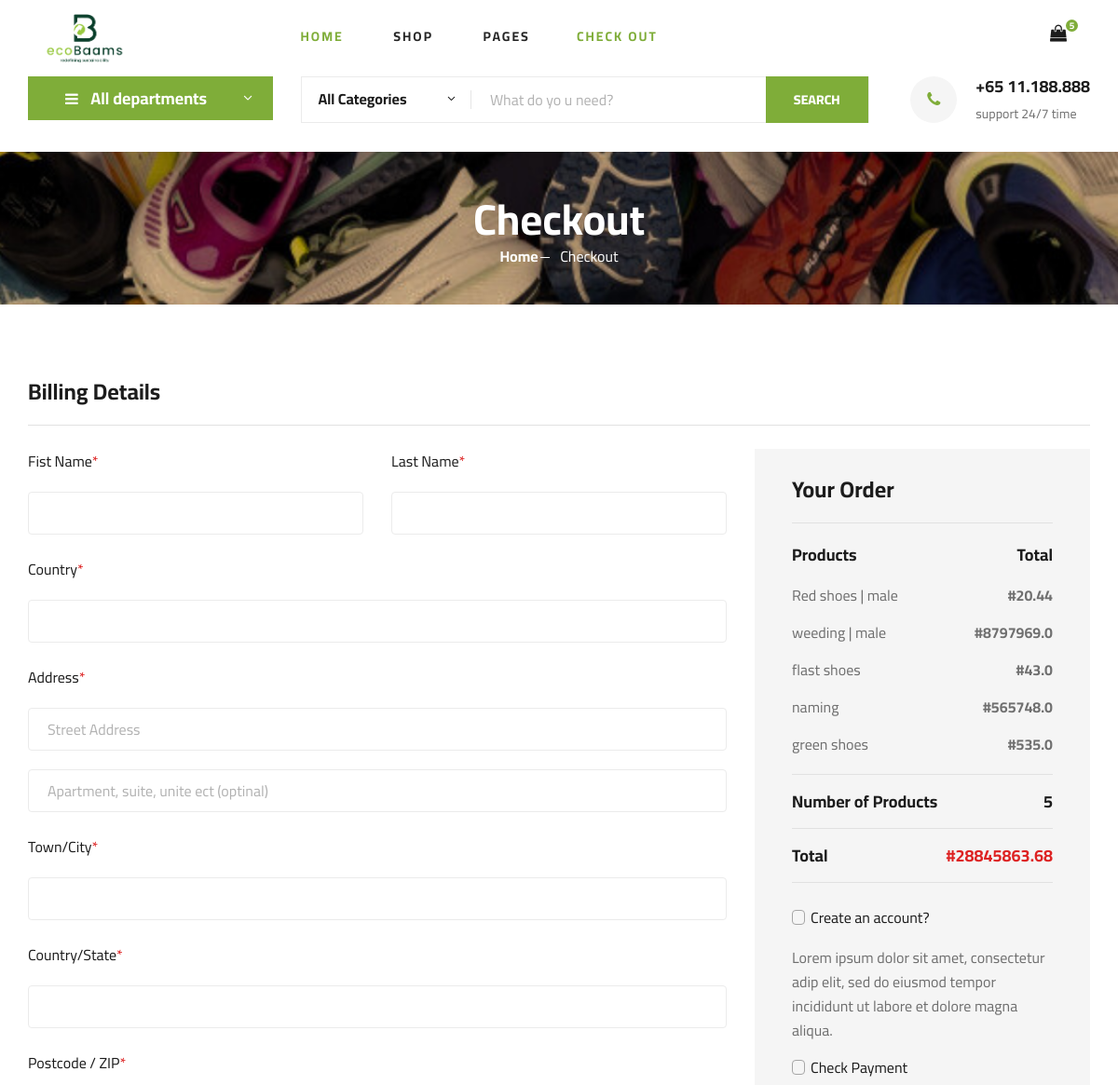
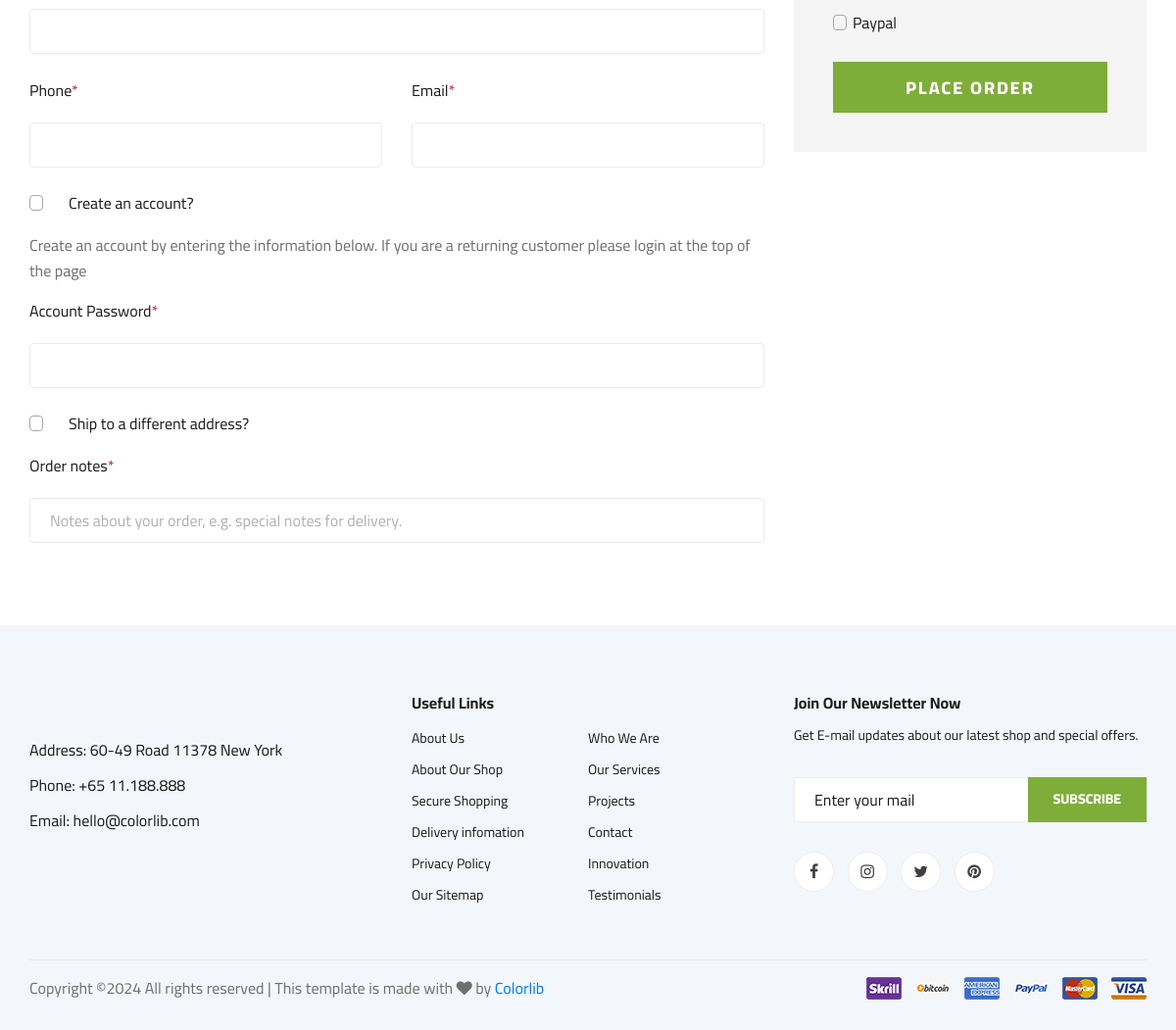
The app's page /shop/checkout/ (signed in) with its own data (2 pictures, top to bottom).
### ecommerce/models.py (models this page shows, shortened)
class OrderItem(models.Model):
    product = models.ForeignKey(Product, on_delete=models.SET_NULL, null=True, blank=True)
    order = models.ForeignKey(Order, on_delete=models.SET_NULL, null=True, blank=True)
    quantity = models.IntegerField(null=True, default=1)
    date_added =models.DateField(auto_now=False, auto_now_add=True)

class Product(models.Model):
    MY_CHOICES = (
            ('Shoes', 'SHOES'),
            ('Athletic Shoes', 'Athletic Shoes'),
            ('Casual Shoes', 'Casual Shoes'),
            ('Formal Shoes', 'Formal Shoes'),
            ('Boots', 'Boots'),
            ('Sandals', 'Sandals'),
            ('Flip-Flops', 'Flip-Flops'),
            ('Loafers', 'Loafers'),
            ('Slip-Ons', 'Slip-Ons'),
            ('Sneakers', 'Sneakers'),
            ('Brogues', 'Brogues'),
            ('Running Shoes', 'Running Shoes'),
            ('Ballet Flats', 'Ballet Flats'),
            ('bags', 'BAGS')
              )
    name = models.CharField(max_length=150, null=True)
    price = models.FloatField()
    created_at =models.DateField(auto_now=False, auto_now_add=True)
    description = models.TextField(max_length=1000)
    weight = models.FloatField(null=True, blank=True, default=0.0)
    Availability = models.BooleanField(default=True, null=True, blank=False)
    image = models.ImageField(null=True, blank=True)
    category = MultiSelectField(choices=MY_CHOICES, max_choices=3, max_length=100, default="category")

### ecommerce/views.py (the view)
# urls.py: path('checkout/', views.checkout, name="checkout"),
@login_required
def checkout(req):
    customer = req.user
    order, created = Order.objects.get_or_create(customer=customer, complete=False)
    items = order.orderitem_set.all()
    num_items = items.count()
    total_sum = sum(item.product.price * item.quantity for item in items)
    context = {"item": items, "num_items": num_items, "total": total_sum}
    return render(req, "ecommerce/checkout.html", context)

### ecommerce/templates/ecommerce/checkout.html (shortened to what this page needs)
<!DOCTYPE html>
{% load static %}
<html lang="eng">
<head>
    <link rel="stylesheet" href="{% static "ecommerce/css/bootstrap.min.css" %}" type="text/css">
    <link rel="stylesheet" href="{% static "ecommerce/css/font-awesome.min.css" %}" type="text/css">
    <link rel="stylesheet" href="{% static "ecommerce/css/elegant-icons.css" %}" type="text/css">
    <link rel="stylesheet" href="{% static "ecommerce/css/nice-select.css" %}" type="text/css">
    <link rel="stylesheet" href="{% static "ecommerce/css/jquery-ui.min.css" %}" type="text/css">
    <link rel="stylesheet" href="{% static "ecommerce/css/owl.carousel.min.css" %}" type="text/css">
    <link rel="stylesheet" href="{% static "ecommerce/css/slicknav.min.css" %}" type="text/css">
    <link rel="stylesheet" href="{% static "ecommerce/css/style.css" %}" type="text/css">
</head>
<body>
    <header class="header">
        <div class="container">
            <div class="row">
                <div class="col-lg-3">
                    <div class="header__logo">
                        <a href="{% url "feed" %}"><img width="50%" src="{% static "ecommerce/img/logo3.png" %}" alt=""></a>
                    </div>
                </div>
                <div class="col-lg-6">
                    <nav class="header__menu">
                        <ul>
                            <li class="active"><a href="{% url "feed" %}">Home</a></li>
                            <li><a href="{% url "shop" %}">Shop</a></li>
                            <li><a href="#">Pages</a>
                                <li class="active"><a href="{% url "checkout" %}">Check Out</a></li>
                            </li>
                        </ul>
                    </nav>
                </div>
                <div class="col-lg-3">
                    <div class="header__cart">
                        <ul>
                            <li><a href="{% url "cart" %}"><i class="fa fa-shopping-bag"></i> <span>{{num_items}}</span></a></li>
                        </ul>
                    </div>
                </div>
            </div>
        </div>
    </header>
    <section class="hero hero-normal">
        <div class="container">
            <div class="row">
                <div class="col-lg-3">
                    <div class="hero__categories">
                        <div class="hero__categories__all">
                            <i class="fa fa-bars"></i>
                            <span>All departments</span>
                        </div>
                    </div>
                </div>
                <div class="col-lg-9">
                    <div class="hero__search">
                        <div class="hero__search__form">
                            <form action="#">
                                <div class="hero__search__categories">
                                    All Categories
                                    <span class="arrow_carrot-down"></span>
                                </div>
                                <input type="text" placeholder="What do yo u need?">
                                <button type="submit" class="site-btn">SEARCH</button>
                            </form>
                        </div>
                        <div class="hero__search__phone">
                            <div class="hero__search__phone__icon">
                                <i class="fa fa-phone"></i>
                            </div>
                            <div class="hero__search__phone__text">
                                <h5>+65 11.188.888</h5>
                                <span>support 24/7 time</span>
                            </div>
                        </div>
                    </div>
                </div>
            </div>
        </div>
    </section>
    <section class="breadcrumb-section set-bg" data-setbg="{% static "ecommerce/img/ban.png" %}">
        <div class="container">
            <div class="row">
                <div class="col-lg-12 text-center">
                    <div class="breadcrumb__text">
                        <h2>Checkout</h2>
                        <div class="breadcrumb__option">
                            <a href="{% url "feed" %}">Home</a>
                            <span>Checkout</span>
                        </div>
                    </div>
                </div>
            </div>
        </div>
    </section>
    <section class="checkout spad">
        <div class="container">
            <div class="checkout__form">
                <h4>Billing Details</h4>
                <form action="#">
                    <div class="row">
                        <div class="col-lg-8 col-md-6">
                            <div class="row">
                                <div class="col-lg-6">
                                    <div class="checkout__input">
                                        <p>Fist Name<span>*</span></p>
                                        <input type="text">
                                    </div>
                                </div>
                                <div class="col-lg-6">
                                    <div class="checkout__input">
                                        <p>Last Name<span>*</span></p>
                                        <input type="text">
                                    </div>
                                </div>
                            </div>
                            <div class="checkout__input">
                                <p>Country<span>*</span></p>
                                <input type="text">
                            </div>
                            <div class="checkout__input">
                                <p>Address<span>*</span></p>
                                <input type="text" placeholder="Street Address" class="checkout__input__add">
                                <input type="text" placeholder="Apartment, suite, unite ect (optinal)">
                            </div>
                            <div class="checkout__input">
                                <p>Town/City<span>*</span></p>
                                <input type="text">
                            </div>
                            <div class="checkout__input">
                                <p>Country/State<span>*</span></p>
                                <input type="text">
                            </div>
                            <div class="checkout__input">
                                <p>Postcode / ZIP<span>*</span></p>
                                <input type="text">
                            </div>
                            <div class="row">
                                <div class="col-lg-6">
                                    <div class="checkout__input">
                                        <p>Phone<span>*</span></p>
                                        <input type="text">
                                    </div>
                                </div>
                                <div class="col-lg-6">
                                    <div class="checkout__input">
                                        <p>Email<span>*</span></p>
                                        <input type="text">
                                    </div>
                                </div>
                            </div>
                            <div class="checkout__input__checkbox">
                                <label for="acc">
                                    Create an account?
                                    <span class="checkmark"></span>
                                </label>
                            </div>
                            <p>Create an account by entering the information below. If you are a returning customer
                                please login at the top of the page</p>
                            <div class="checkout__input">
                                <p>Account Password<span>*</span></p>
                                <input type="text">
                            </div>
                            <div class="checkout__input__checkbox">
                                <label for="diff-acc">
                                    Ship to a different address?
                                    <span class="checkmark"></span>
                                </label>
                            </div>
                            <div class="checkout__input">
                                <p>Order notes<span>*</span></p>
                                <input type="text"
                                    placeholder="Notes about your order, e.g. special notes for delivery.">
                            </div>
                        </div>
                        <div class="col-lg-4 col-md-6">
                            <div class="checkout__order">
                                <h4>Your Order</h4>
                                <div class="checkout__order__products">Products <span>Total</span></div>
                                <ul>
                                    {% for items in item %}
                                    <li>{{items.product.name}} <span>#{{items.product.price}}</span></li>
                                    {% endfor %}
                                </ul>
                                <div class="checkout__order__subtotal">Number of Products <span>{{num_items}}</span></div>
                                <div class="checkout__order__total">Total <span>#{{total}}</span></div>
                                <div class="checkout__input__checkbox">
                                    <label for="acc-or">
                                        Create an account?
                                        <span class="checkmark"></span>
                                    </label>
                                </div>
                                <p>Lorem ipsum dolor sit amet, consectetur adip elit, sed do eiusmod tempor incididunt
                                    ut labore et dolore magna aliqua.</p>
                                <div class="checkout__input__checkbox">
                                    <label for="payment">
                                        Check Payment
                                        <span class="checkmark"></span>
                                    </label>
                                </div>
                                <div class="checkout__input__checkbox">
                                    <label for="paypal">
                                        Paypal
                                        <span class="checkmark"></span>
                                    </label>
                                </div>
                                <button type="submit" class="site-btn">PLACE ORDER</button>
                            </div>
                        </div>
                    </div>
                </form>
            </div>
        </div>
    </section>
    <footer class="footer spad">
        <div class="container">
            <div class="row">
                <div class="col-lg-3 col-md-6 col-sm-6">
                    <div class="footer__about">
                        <div class="footer__about__logo">
                        </div>
                        <ul>
                            <li>Address: 60-49 Road 11378 New York</li>
                            <li>Phone: +65 11.188.888</li>
                            <li>Email: hello@colorlib.com</li>
                        </ul>
                    </div>
                </div>
                <div class="col-lg-4 col-md-6 col-sm-6 offset-lg-1">
                    <div class="footer__widget">
                        <h6>Useful Links</h6>
                        <ul>
                            <li><a href="#">About Us</a></li>
                            <li><a href="#">About Our Shop</a></li>
                            <li><a href="#">Secure Shopping</a></li>
                            <li><a href="#">Delivery infomation</a></li>
                            <li><a href="#">Privacy Policy</a></li>
                            <li><a href="#">Our Sitemap</a></li>
                        </ul>
                        <ul>
                            <li><a href="#">Who We Are</a></li>
                            <li><a href="#">Our Services</a></li>
                            <li><a href="#">Projects</a></li>
                            <li><a href="#">Contact</a></li>
                            <li><a href="#">Innovation</a></li>
                            <li><a href="#">Testimonials</a></li>
                        </ul>
                    </div>
                </div>
                <div class="col-lg-4 col-md-12">
                    <div class="footer__widget">
                        <h6>Join Our Newsletter Now</h6>
                        <p>Get E-mail updates about our latest shop and special offers.</p>
                        <form action="#">
                            <input type="text" placeholder="Enter your mail">
                            <button type="submit" class="site-btn">Subscribe</button>
                        </form>
                        <div class="footer__widget__social">
                            <a href="#"><i class="fa fa-facebook"></i></a>
                            <a href="#"><i class="fa fa-instagram"></i></a>
                            <a href="#"><i class="fa fa-twitter"></i></a>
                            <a href="#"><i class="fa fa-pinterest"></i></a>
                        </div>
                    </div>
                </div>
            </div>
            <div class="row">
                <div class="col-lg-12">
                    <div class="footer__copyright">
                        <div class="footer__copyright__text"><p>
  Copyright &copy;<script>document.write(new Date().getFullYear());</script> All rights reserved | This template is made with <i class="fa fa-heart" aria-hidden="true"></i> by <a href="https://colorlib.com" target="_blank">Colorlib</a>
  </p></div>
                        <div class="footer__copyright__payment"><img src="img/payment-item.png" alt=""></div>
                    </div>
                </div>
            </div>
        </div>
    </footer>
</body>
</html>

### records on screen
OrderItem: product.name "Red shoes | male", product.price "20.44"
OrderItem: product.name "weeding | male", product.price "8797969.0"
OrderItem: product.name "flast shoes", product.price "43.0"
OrderItem: product.name "naming", product.price "565748.0"
OrderItem: product.name "green shoes", product.price "535.0"

### other values on screen
{{ num_items }} "5"
{{ total }} "28845863.68"
